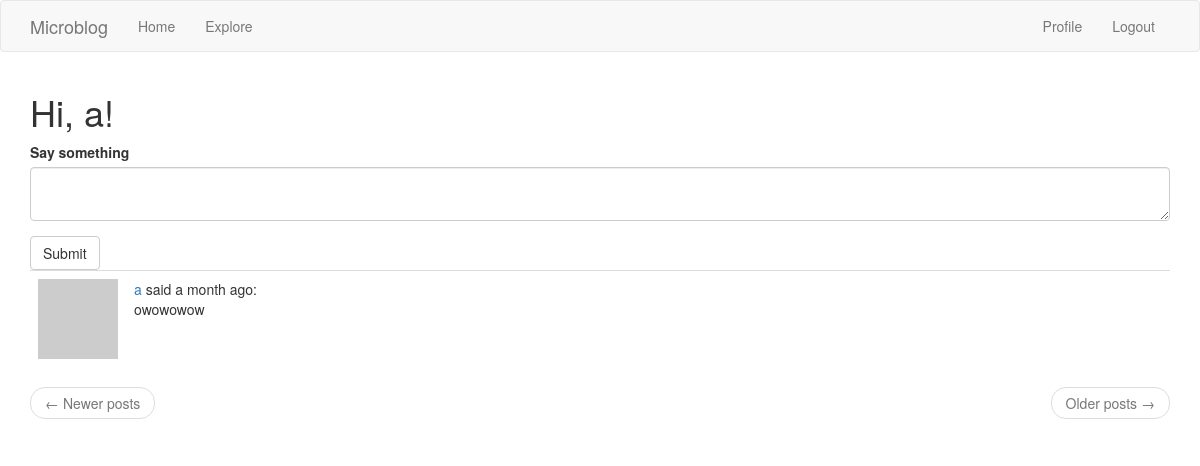
Before: /index (signed in) with the older database file.
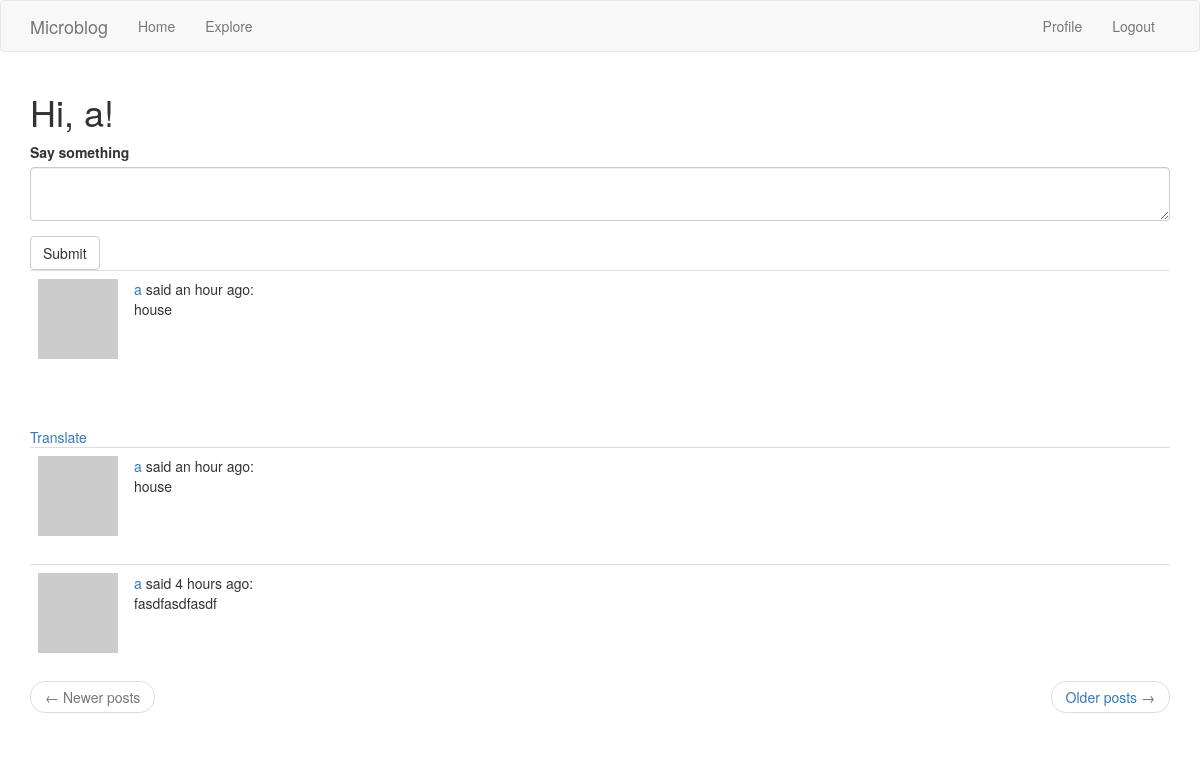
After: the same page with the newer database file.
### app/models.py (models this page shows, shortened)
class User(UserMixin, db.Model):
    id = db.Column(db.Integer, primary_key=True)
    username = db.Column(db.String(64), index=True, unique=True)
    email = db.Column(db.String(120), index=True, unique=True)
    password_hash = db.Column(db.String(128))
    posts = db.relationship('Post', backref='author', lazy='dynamic')
    about_me = db.Column(db.String(140))
    last_seen = db.Column(db.DateTime, default=datetime.utcnow)
    followed = db.relationship(
        'User', secondary=followers,
        primaryjoin=(followers.c.follower_id == id),
        secondaryjoin=(followers.c.followed_id == id),
        backref=db.backref('followers', lazy='dynamic'), lazy='dynamic')
    def avatar(self, size):
        digest = md5(self.email.lower().encode('utf-8')).hexdigest()
        return 'https://www.gravatar.com/avatar/{}?d=identicon&s={}'.format(digest, size)
    def followed_posts(self):
        followed = Post.query.join(
            followers, (followers.c.followed_id == Post.user_id)).filter(followers.c.follower_id == self.id)
        own = Post.query.filter_by(user_id=self.id)
        return followed.union(own).order_by(Post.timestamp.desc())

class Post(db.Model):
    id = db.Column(db.Integer, primary_key=True)
    body = db.Column(db.String(140))
    timestamp = db.Column(db.DateTime, index=True, default=datetime.utcnow)
    user_id = db.Column(db.Integer, db.ForeignKey('user.id'))
    language = db.Column(db.String(5))

### app/routes.py (the view, shortened to what this page needs)
@app.route('/', methods=['GET', 'POST'])
@app.route('/index', methods=['GET', 'POST'])
@login_required
def index():
    form = PostForm()
    form = PostForm()
    page = request.args.get('page', 1, type=int)
    posts = current_user.followed_posts().paginate(page, app.config['POSTS_PER_PAGE'], False)
    next_url = url_for('index', page=posts.next_num) \
        if posts.has_next else None
    prev_url = url_for('index', page=posts.prev_num) \
        if posts.has_prev else None
    return render_template('index.html', title='Home', form=form, posts=posts.items, next_url=next_url, prev_url=prev_url)

### app/forms.py
class PostForm(FlaskForm):
    post = TextAreaField('Say something', validators=[DataRequired(), Length(min=1, max=140)])
    submit = SubmitField('Submit')

### app/models.py (called while the page is built)
@login.user_loader
def load_user(id):
    return User.query.get(int(id))

### app/routes.py (called while the page is built)
@app.before_request
def before_request():
    if current_user.is_authenticated:
        current_user.last_seen = datetime.utcnow()
        db.session.commit()

### app/templates/index.html
{% extends "base.html" %}
{% import 'bootstrap/wtf.html' as wtf %}
{% block app_content %}
  <h1>Hi, {{ current_user.username }}!</h1>
  {% if form %}
    <div class="row">
      <div class="col-md-12">
        {{ wtf.quick_form(form) }}
      </div>
    </div>
  {% endif %}
  {% for post in posts %}
    {% include '_post.html' %}
  {% endfor %}
  <nav aria-label="...">
    <ul class="pager">
      <li class="previous{% if not prev_url %} disabled{% endif %}">
        <a href="{{ prev_url or '#' }}">
          <span aria-hidden="true">&larr;</span> Newer posts
        </a>
      </li>
      <li class="next{% if not next_url %} disabled{% endif %}">
        <a href="{{ next_url or '#' }}">
          Older posts <span aria-hidden="true">&rarr;</span>
        </a>
      </li>
    </ul>
  </nav>
{% endblock %}

### app/templates/base.html (shortened to what this page needs)
{% extends 'bootstrap/base.html' %}
{% block navbar %}
  <nav class="navbar navbar-default">
    <div class="container">
      <div class="navbar-header">
        <a class="navbar-brand" href="{{ url_for('index') }}">Microblog</a>
      </div>
      <div class="collapse navbar-collapse" id="bs-example-navbar-collapse-1">
        <ul class="nav navbar-nav">
          <li><a href="{{ url_for('index') }}">Home</a></li>
          <li><a href="{{ url_for('explore') }}">Explore</a></li>
        </ul>
        <ul class="nav navbar-nav navbar-right">
          {% if current_user.is_anonymous %}
            <li><a href="{{ url_for('login') }}">Login</a></li>
          {% else %}
            <li><a href="{{ url_for('user', username=current_user.username) }}">Profile</a></li>
            <li><a href="{{ url_for('logout') }}">Logout</a></li>
          {% endif %}
        </ul>
      </div>
    </div>
  </nav>
{% endblock %}
{% block content %}
  <div class="container">
    {% block app_content %}{% endblock %}
  </div>
{% endblock %}

### app/templates/_post.html
<table class="table table-hover">
  <tr>
    <td width="70px">
      <a href="{{ url_for('user', username=post.author.username) }}">
        <img src="{{ post.author.avatar(70) }}" />
      </a>
    </td>
    <td>
      <a href="{{ url_for('user', username=post.author.username) }}">
        {{ post.author.username }}
      </a>
      said {{ moment(post.timestamp).fromNow() }}:
      <br>
      <span id="post{{ post.id }}">{{ post.body }}</span>
    </td>
  </tr>
</table>
{% if post.language and post.language != g.locale %}
  <br><br>
  <span id="translation{{ post.id }}">
    <a href="javascript:translate(
                '#post{{ post.id }}',
                '#translation{{ post.id }}',
                '{{ post.language }}',
                '{{ g.locale }}');">{{ _('Translate') }}</a>
  </span>
{% endif %}

Changed rows visible on the page:
no longer on this page (row unchanged): Post: author.username "a", timestamp "a month ago", body "owowowow"
added Post: author.username "a", timestamp "an hour ago", body "house"
added Post: author.username "a", timestamp "an hour ago", body "house"
added Post: author.username "a", timestamp "4 hours ago", body "fasdfasdfasdf"
